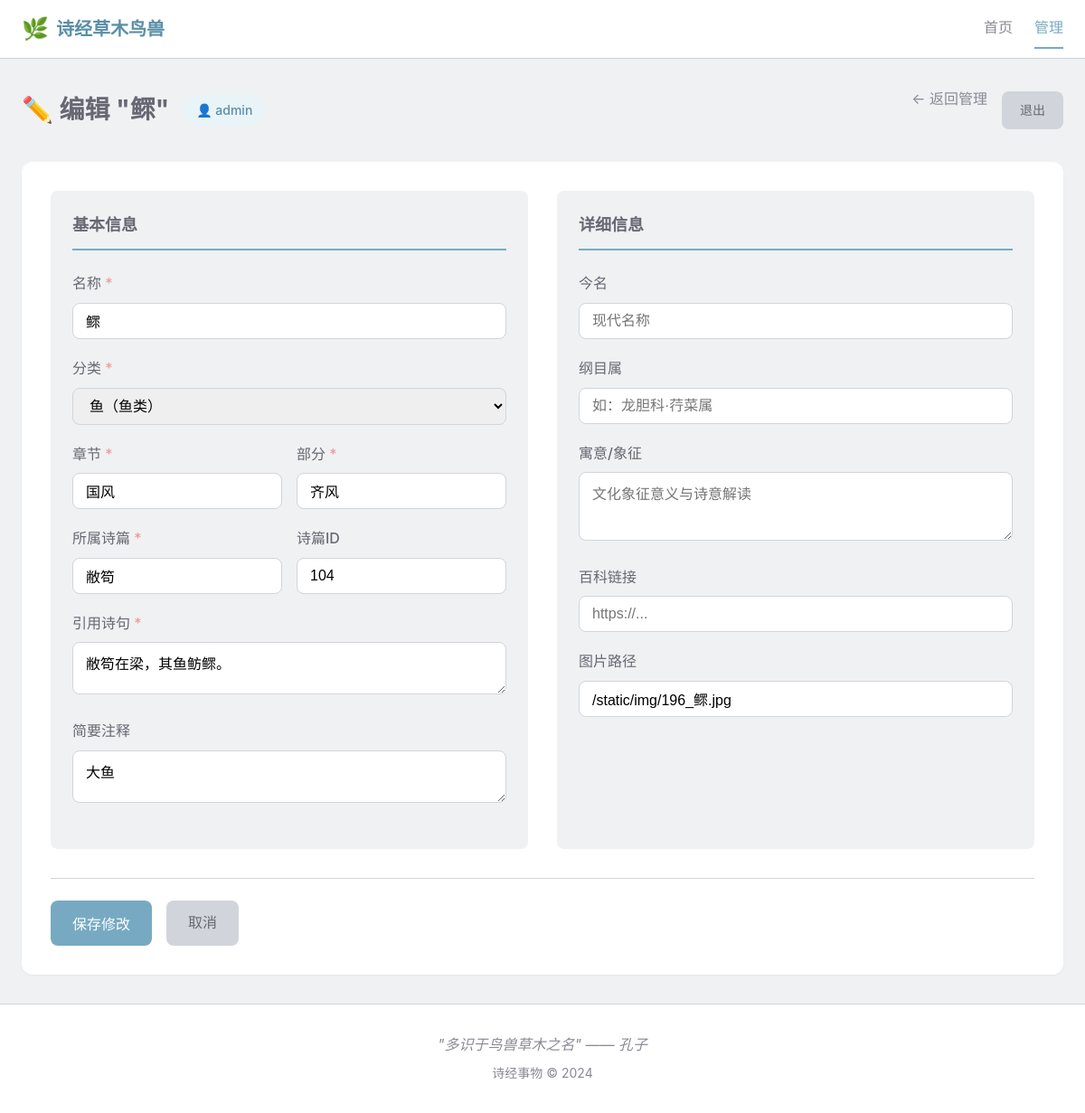
The app's page /manage/item/196 (signed in), older data.
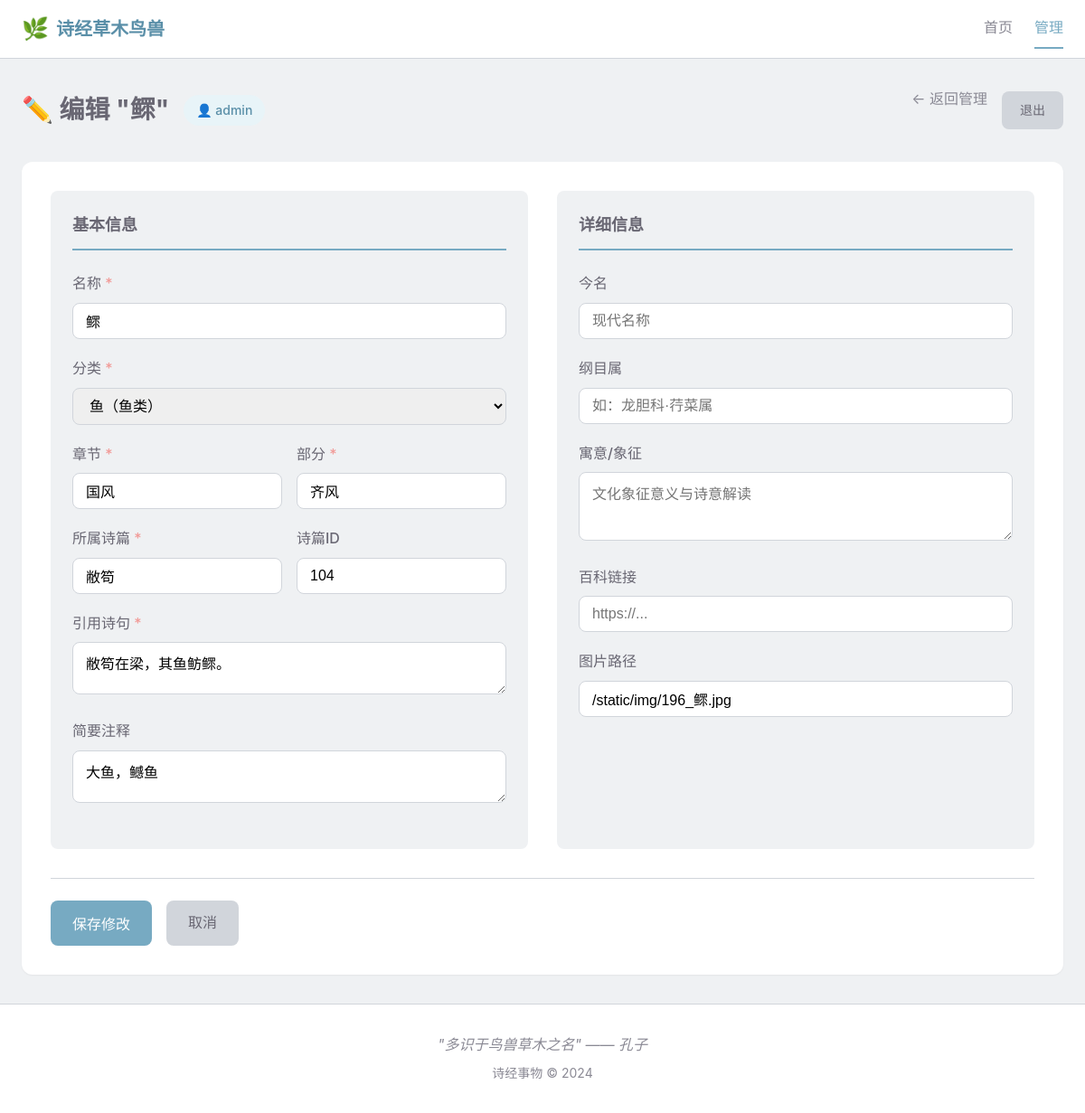
The same page, newer data.
### shijing_things/models/models.py (models this page shows, shortened)
class ShijingItem(Base):
    __tablename__ = "shijing_items"
    id = Column(Integer, primary_key=True, index=True)
    name = Column(String(100), nullable=False, index=True)
    category = Column(String(10), nullable=False, index=True)  # 草、木、鸟、兽、虫、鱼
    title = Column(String(100), nullable=False, index=True)  # 所属诗篇标题
    chapter = Column(String(50), nullable=False, index=True)  # 章节（如：国风、小雅）
    section = Column(String(50), nullable=False, index=True)  # 部分（如：周南、鹿鸣之什）
    poem_id = Column(Integer, nullable=False, index=True)  # 诗篇ID
    quote = Column(Text, nullable=False)  # 引用诗句
    description = Column(Text, nullable=True)  # 简要注释
    image_url = Column(String(255), nullable=True, default="")  # 图片路径
    modern_name = Column(String(255), nullable=True, default="")  # 今名
    taxonomy = Column(String(255), nullable=True, default="")  # 纲目属
    symbolism = Column(Text, nullable=True, default="")  # 寓意
    wiki_link = Column(String(255), nullable=True, default="")  # 百科链接

### shijing_things/routers/pages.py (the view)
@router.get("/manage/item/{item_id}", response_class=HTMLResponse)
def edit_item_page(item_id: int, request: Request, db: Session = Depends(get_db)):
    if not is_logged_in(request):
        return RedirectResponse(url=f"/login?next=/manage/item/{item_id}", status_code=302)
    item = crud_item.get(db, item_id=item_id)
    if not item:
        raise HTTPException(status_code=404, detail="事物不存在")
    return templates.TemplateResponse("edit.html", {
        "request": request,
        "item": item,
        "is_edit": True,
        "username": request.session.get("username", ""),
    })

### shijing_things/templates/edit.html (shortened to what the changed rows need)
{% extends "base.html" %}
{% block content %}
<div class="container">
    <div class="page-header">
        <div class="page-header-left">
            <h1 class="page-title">
                {% if is_edit %}
                ✏️ 编辑 "{{ item.name }}"
                {% else %}
                ➕ 新建事物
                {% endif %}
            </h1>
            <span class="user-badge">👤 {{ username }}</span>
        </div>
    </div>
    <form id="item-form" class="edit-form">
        <div class="form-grid">
            <div class="form-section">
                <div class="form-group">
                    <label for="name">名称 <span class="required">*</span></label>
                    <input type="text" id="name" name="name" required
                           value="{{ item.name if item else '' }}">
                </div>
                <div class="form-group">
                    <label for="category">分类 <span class="required">*</span></label>
                    <select id="category" name="category" required>
                        <option value="鱼" {% if item and item.category == '鱼' %}selected{% endif %}>鱼（鱼类）</option>
                    </select>
                </div>
                <div class="form-row">
                    <div class="form-group">
                        <label for="chapter">章节 <span class="required">*</span></label>
                        <input type="text" id="chapter" name="chapter" required
                               value="{{ item.chapter if item else '' }}"
                               placeholder="如：国风、小雅">
                    </div>
                    <div class="form-group">
                        <label for="section">部分 <span class="required">*</span></label>
                        <input type="text" id="section" name="section" required
                               value="{{ item.section if item else '' }}"
                               placeholder="如：周南、鹿鸣之什">
                    </div>
                </div>
                <div class="form-row">
                    <div class="form-group">
                        <label for="title">所属诗篇 <span class="required">*</span></label>
                        <input type="text" id="title" name="title" required
                               value="{{ item.title if item else '' }}"
                               placeholder="如：关雎">
                    </div>
                    <div class="form-group">
                        <label for="poem_id">诗篇ID</label>
                        <input type="number" id="poem_id" name="poem_id"
                               value="{{ item.poem_id if item else '0' }}"
                               placeholder="如：1">
                    </div>
                </div>
                <div class="form-group">
                    <label for="quote">引用诗句 <span class="required">*</span></label>
                    <textarea id="quote" name="quote" rows="2" required
                              placeholder="诗经中描述该事物的诗句">{{ item.quote if item else '' }}</textarea>
                </div>
                <div class="form-group">
                    <label for="description">简要注释</label>
                    <textarea id="description" name="description" rows="2"
                              placeholder="简要说明">{{ item.description if item else '' }}</textarea>
                </div>
            </div>
            <div class="form-section">
                <div class="form-group">
                    <label for="image_url">图片路径</label>
                    <input type="text" id="image_url" name="image_url"
                           value="{{ item.image_url if item else '' }}"
                           placeholder="/img/xxx.jpg">
                </div>
            </div>
        </div>
    </form>
</div>
{% endblock %}

Row changes from the older to the newer data that the page shows:
changed ShijingItem "鱼（鱼类）": description "大鱼" → "大鱼，鳡鱼"
